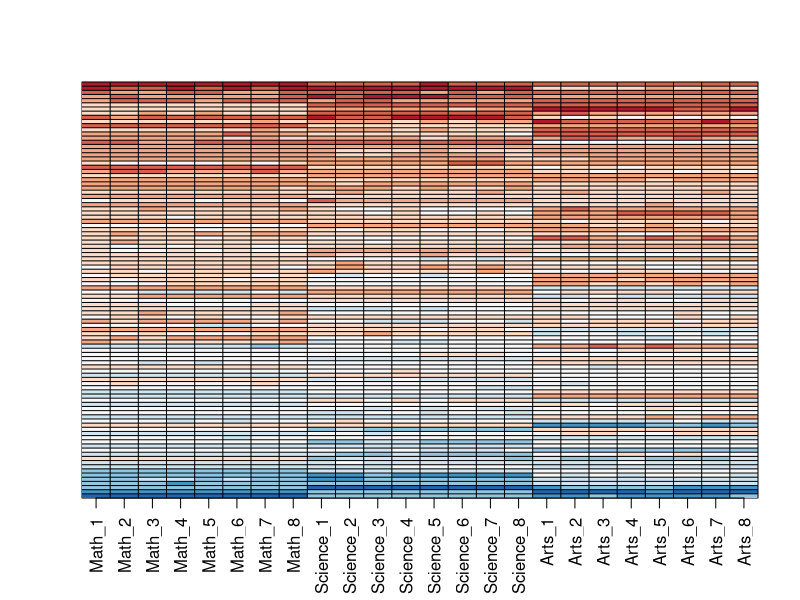
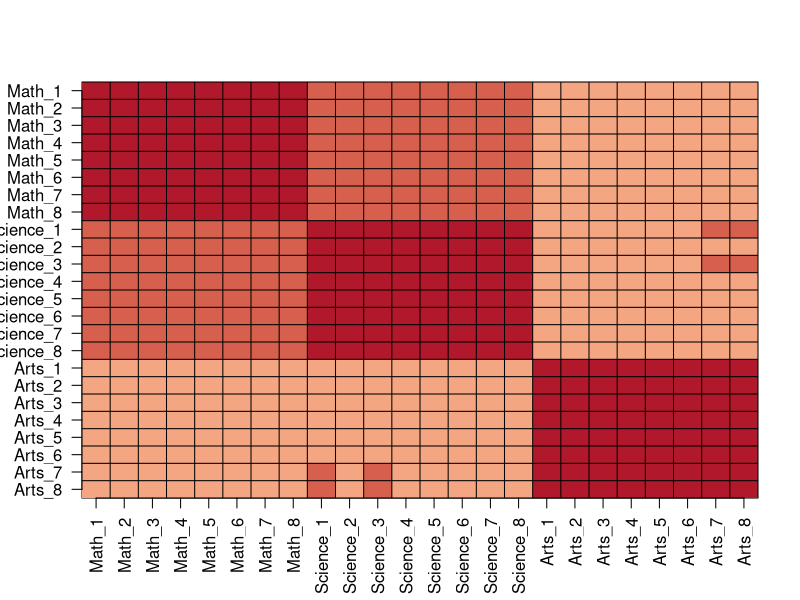
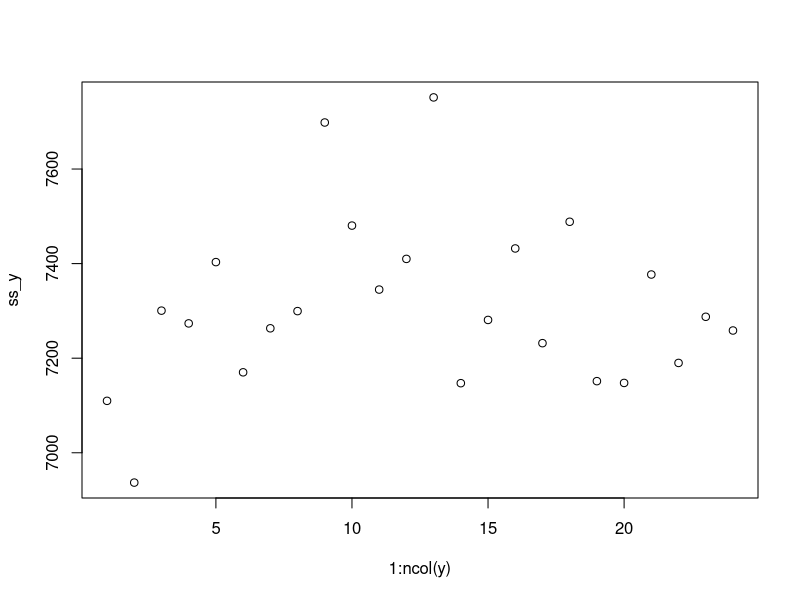

Reproduce these figures in R, in order. (Note: this script raises an error after producing the figures.)
set.seed(1987)
#if using R 3.6 or later, use `set.seed(1987, sample.kind="Rounding")` instead

#generate grade scores 100 students in 24 diff subjects
n <- 100
k <- 8
Sigma <- 64  * matrix(c(1, .75, .5, .75, 1, .5, .5, .5, 1), 3, 3) 
m <- MASS::mvrnorm(n, rep(0, 3), Sigma)
m <- m[order(rowMeans(m), decreasing = TRUE),]
y <- m %x% matrix(rep(1, k), nrow = 1) + matrix(rnorm(matrix(n*k*3)), n, k*3)
colnames(y) <- c(paste(rep("Math",k), 1:k, sep="_"),
                 paste(rep("Science",k), 1:k, sep="_"),
                 paste(rep("Arts",k), 1:k, sep="_"))

#Q1 visualize data

my_image <- function(x, zlim = range(x), ...){
  colors = rev(RColorBrewer::brewer.pal(9, "RdBu"))
  cols <- 1:ncol(x)
  rows <- 1:nrow(x)
  image(cols, rows, t(x[rev(rows),,drop=FALSE]), xaxt = "n", yaxt = "n",
        xlab="", ylab="",  col = colors, zlim = zlim, ...)
  abline(h=rows + 0.5, v = cols + 0.5)
  axis(side = 1, cols, colnames(x), las = 2)
}

my_image(y)

y

#Q2 correlation
 
my_image(cor(y), zlim = c(-1,1))
range(cor(y))
axis(side = 2, 1:ncol(y), rev(colnames(y)), las = 2)



#Qe SVD
s <- svd(y)
names(s)


y_svd <- s$u %*% diag(s$d) %*% t(s$v)
max(abs(y - y_svd))

ss_y <- colSums(y*y)

V <- s$v

class(V)
class(y)

U <- s$u
D <- s$d

yv <- y %*% V

yv <- U %*% D
ss_yv <- colSums(yv*yv)
ss_yv

plot(1:ncol(y), ss_y)
plot(1:ncol(y), ss_yv)


ss_y
ss_yv

s_d <- s$d * s$d
s_d

plot(s$d, sqrt(ss_yv))

data.frame(x = sqrt(ss_yv), y = s$d) %>%
  ggplot(aes(x,y)) +
  geom_point()

sqrt(ss_yv)
356.9+173.9+125.2

#variability
yv <- y %*% s$v

yv

pca <- prcomp(yv)
pca_sum <- summary(pca)

pca
pca_sum
sum(pca_sum$importance[2,1:3])

identical(s$u %*% diag(s$d), sweep(s$u, 2, s$d, FUN = "*"))

#Q8 
avg_subject <- colSums(y) / 100
avg_subject

ud <- s$u %*% diag(s$d)
ud
u1d11 <- ud[1,1:17]
u1d11
plot(avg_subject, u1d11)

yv1 <- s$v[1,1:17]
plot(avg_subject, yv1)

u1 <- s$u[1:100, 1]

s$v
vt1 <- t(s$v[1:24, 1])
vt1

my_image(y)

u1d11vt1 <- u1d11 %*% vt1
my_image(u1d11vt1)

plot(s$u[,1], ylim = c(-0.25, 0.25))
plot(s$v[,1], ylim = c(-0.25, 0.25))
with(s, my_image((u[, 1, drop=FALSE]*d[1]) %*% t(v[, 1, drop=FALSE])))
my_image(y)

resid <- y - with(s,(u[, 1, drop=FALSE]*d[1]) %*% t(v[, 1, drop=FALSE]))
my_image(cor(resid), zlim = c(-1,1))
axis(side = 2, 1:ncol(y), rev(colnames(y)), las = 2)
